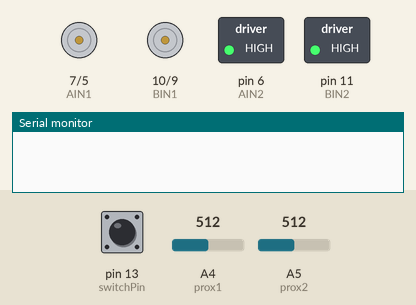
Simulated run of this sketch. Board: Arduino Uno, built with avr-gcc and run on an emulated ATmega328P. Parts: direction and speed pins drawn as motors (green arrow = direction pin HIGH = forward, orange = LOW = backward, longer = more drive), switched loads named in the sketch (green lamp = pin HIGH), the last lines printed to the serial monitor. The inputs (shaded band) are chosen by the test bench; at power-on: pin 13 (switchPin) HIGH, A4 (prox1) = 512, A5 (prox2) = 512.

Above: at 1.2 s.
1.3 s: pin 13 (switchPin) pulled LOW for 0.15 s
At 1.71 s:
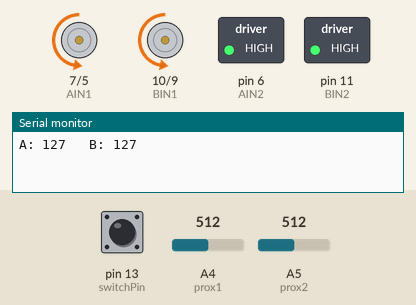
3.3 s: pin 13 (switchPin) pulled LOW for 3.2 s
At 7.3 s:
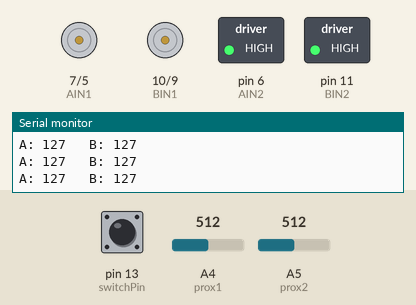
Timing chart, 0 to 8.8 s (numbered marks = the images above; inputs shaded):
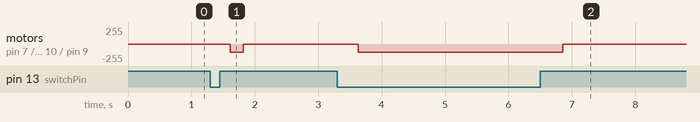

Measured:
- after the input at 1.3 s, motor on pin 7 (AIN1) / pin 5 (PWMA), motor on pin 10 (BIN1) / pin 9 (PWMB): stopped → backward 127/255 after 0.31 s, → stopped 0.20 s later
- after the input at 3.3 s, motor on pin 7 (AIN1) / pin 5 (PWMA), motor on pin 10 (BIN1) / pin 9 (PWMB): stopped → backward 127/255 after 0.33 s, → stopped 3.2 s later

The sketch:

motorDriver.ino
```cpp
const int prox1 = A4;
const int prox2 = A5;
const int switchPin = 13;

const int AIN1 = 7;
const int AIN2 = 6;
const int PWMA = 5;

const int BIN1 = 10;
const int BIN2 = 11;
const int PWMB = 9;

float distance[2];
float ref;
int factor = 200;

void setup(){
  pinMode(prox1,INPUT);
  pinMode(prox2,INPUT);
  pinMode(switchPin,INPUT_PULLUP);

  pinMode(AIN1,OUTPUT);
  pinMode(AIN2,OUTPUT);
  pinMode(PWMA,OUTPUT);
  pinMode(BIN1,OUTPUT);
  pinMode(BIN2,OUTPUT);
  pinMode(PWMB,OUTPUT);

  digitalWrite(AIN1,LOW);
  digitalWrite(BIN1,LOW);
  digitalWrite(AIN2,HIGH);
  digitalWrite(BIN2,HIGH);

  analogWrite(PWMA,0);
  analogWrite(PWMB,0);

  Serial.begin(9600);
}

void loop(){
  //Initialize reference
  if (digitalRead(switchPin) == HIGH){
    getDistance();
    ref = distance[0];

    analogWrite(PWMA,0);
    analogWrite(PWMB,0);
  }
  else{
    getDistance(); // Sensor 0 is on the left side of the vehicle

    float diff = distance[0]-ref;
    //B faster if diff>0

    int spA = min(max(127-factor*diff,0),255);
    int spB = min(max(127+factor*diff,0),255);

    Serial.print("A: ");
    Serial.print(spA);
    Serial.print("   B: ");
    Serial.println(spB);
    //Serial.println((6762/((distance[0]*1024/5)-9))-4);

    analogWrite(PWMA,spA);
    analogWrite(PWMB,spB);


//    Serial.print("Distance0:   ");
//    Serial.print(distance[0]);
//    Serial.print("   Distance1:   ");
//    Serial.println(distance[1]);
  }
}

void getDistance(){
  int numSamples = 5;
  float totDist[2] = {
    0,0  };
  float dist[2] = {
    0,0  };
  for(int i = 0;i<numSamples;i++){
    dist[0] = analogRead(prox1);
    dist[0] = dist[0]*5/1024;
    dist[1] = analogRead(prox2);
    dist[1] = dist[1]*5/1024;
    totDist[0] = dist[0] + totDist[0];
    totDist[1] = dist[1] + totDist[1];
    delay(40);
  }
  distance[0] = totDist[0]/numSamples;
  distance[1] = totDist[1]/numSamples;
}
```
